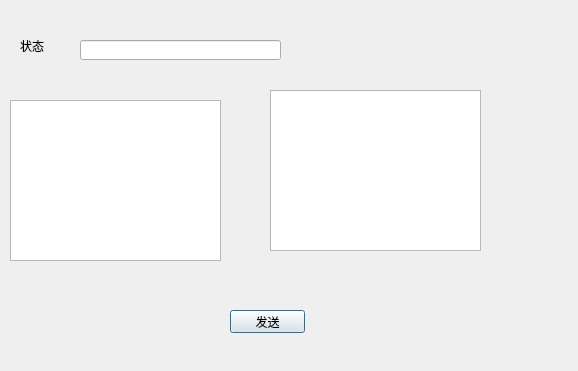
<?xml version="1.0" encoding="UTF-8"?>
<ui version="4.0">
 <class>Client</class>
 <widget class="QDialog" name="Client">
  <property name="geometry">
   <rect>
    <x>0</x>
    <y>0</y>
    <width>578</width>
    <height>371</height>
   </rect>
  </property>
  <property name="windowTitle">
   <string>Client</string>
  </property>
  <widget class="QLabel" name="label_3">
   <property name="geometry">
    <rect>
     <x>20</x>
     <y>40</y>
     <width>54</width>
     <height>12</height>
    </rect>
   </property>
   <property name="text">
    <string>状态</string>
   </property>
  </widget>
  <widget class="QLineEdit" name="lineEdit">
   <property name="geometry">
    <rect>
     <x>80</x>
     <y>40</y>
     <width>201</width>
     <height>20</height>
    </rect>
   </property>
  </widget>
  <widget class="QPushButton" name="pushButton">
   <property name="geometry">
    <rect>
     <x>230</x>
     <y>310</y>
     <width>75</width>
     <height>23</height>
    </rect>
   </property>
   <property name="text">
    <string>发送</string>
   </property>
  </widget>
  <widget class="QTextEdit" name="textEdit">
   <property name="geometry">
    <rect>
     <x>10</x>
     <y>100</y>
     <width>211</width>
     <height>161</height>
    </rect>
   </property>
  </widget>
  <widget class="QTextEdit" name="textEdit_2">
   <property name="geometry">
    <rect>
     <x>270</x>
     <y>90</y>
     <width>211</width>
     <height>161</height>
    </rect>
   </property>
  </widget>
 </widget>
 <layoutdefault spacing="6" margin="11"/>
 <resources/>
 <connections/>
</ui>
